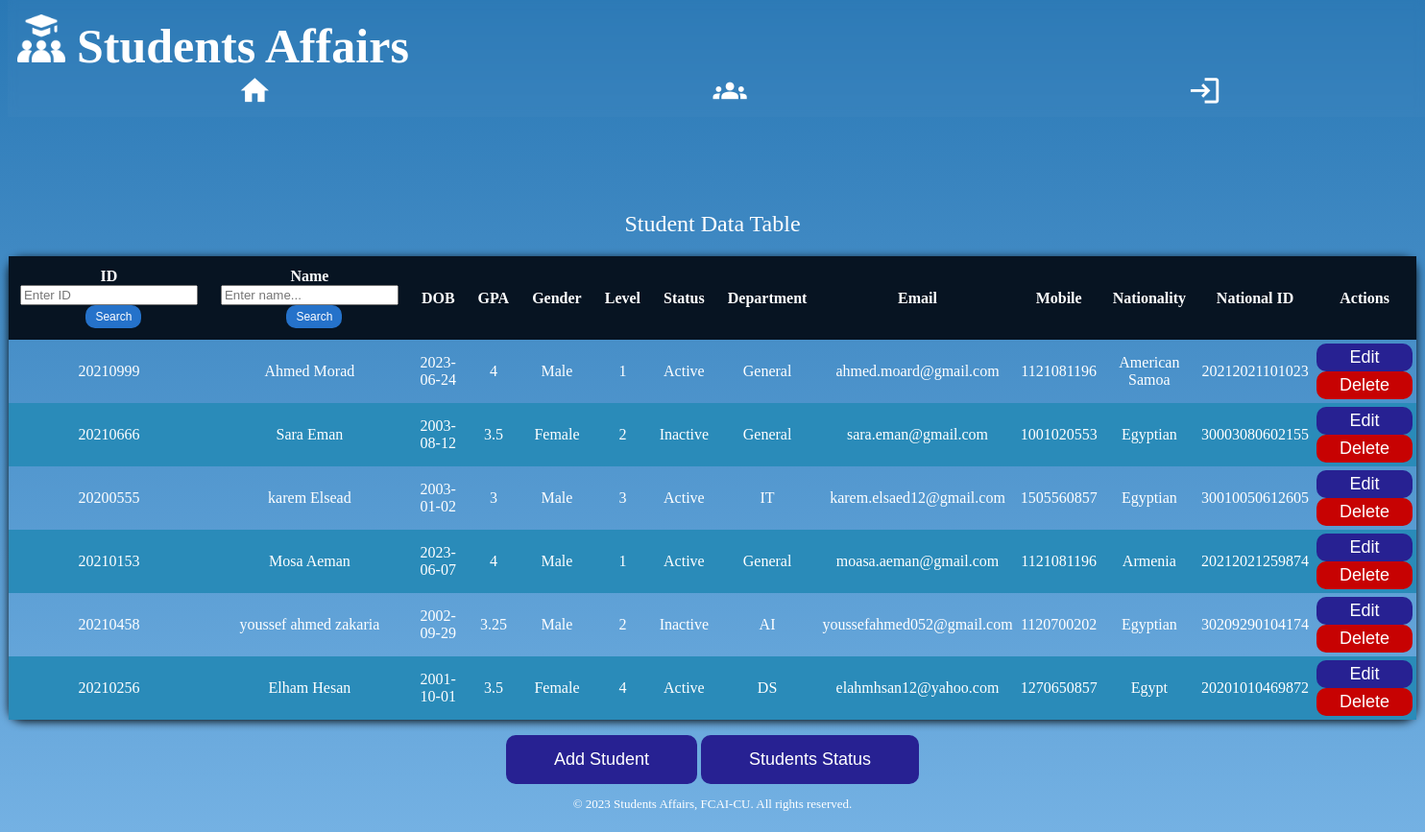
The page /dash_board/ on the database its author committed.
### student/models.py (models this page shows, shortened)
class Data_Student(models.Model):
    StuID = models.IntegerField()
    StuName = models.CharField(max_length=255)
    DOB = models.CharField(max_length=255)
    GPA = models.CharField(max_length=255)
    Gender = models.CharField(max_length=255)
    level = models.IntegerField()
    Status = models.CharField(max_length=255)
    Department = models.CharField(max_length=255)
    Email = models.CharField(max_length=255)
    Mobile = models.IntegerField()
    Nationality = models.CharField(max_length=255)
    NationalityID = models.IntegerField(null=True)

### student/views.py (the view)
# urls.py: path('dash_board/', views.dashboard_view, name='dashboard'),
def dashboard_view(request):
    students = Data_Student.objects.all()
    return render(request, 'DashBoard.html', {'students': students})

### student/templates/DashBoard.html (shortened to what this page needs)
{% extends 'base.html'%}
{% load static %}
{% block content %}
<table class="std-table">
    <caption>Student Data Table<br></caption>
    <thead class="header-info">
        <tr>
            <th class="form-in-table">ID
                <input type="number" id="search_Id" name="search_Id" placeholder="Enter ID" required>
                <button id="search_Id-btn">Search</button>
            </th>
            <th class="form-in-table">Name
                <input type="text" id="search_Name" name="search_Name" placeholder="Enter name..." required>
                <button id="search_Name-btn">Search</button>
            </th>
            <th>DOB</th>
            <th>GPA</th>
            <th>Gender</th>
            <th>Level</th>
            <th>Status</th>
            <th>Department</th>
            <th>Email</th>
            <th>Mobile</th>
            <th>Nationality</th>
            <th>National ID</th>
            <th>Actions</th>
        </tr>
    </thead>
    <tbody class="records">
        {% for student in students %}
        <tr>
            <td>{{ student.StuID }}</td>
            <td>{{ student.StuName}}</td>
            <td>{{ student.DOB }}</td>
            <td>{{ student.GPA }}</td>
            <td>{{ student.Gender }}</td>
            <td>{{ student.level }}</td>
            <td>{{ student.Status }}</td>
            <td>{{ student.Department }}</td>
            <td>{{ student.Email }}</td>
            <td>{{ student.Mobile }}</td>
            <td>{{ student.Nationality }}</td>
            <td>{{ student.NationalityID }}</td>
            <td><button class="button-edit" data-index="{{ student.id }}">Edit</button>
                <button class="button-delete" data-index="{{ student.StuID }}">Delete</button>
            </td>
        </tr>
        {% endfor %}
    </tbody>
</table>
<div class="add-status-buttons">
    <a href="/add_student"><button>Add Student</button></a>
    <a href="/in_acitve_student"><button>Students Status</button></a>
</div>
{% endblock content %}

### student/static/style.css (style rules this page uses)
html { background-image: linear-gradient(to bottom, #2978b5, #4e94cc, #74b1e3); background-repeat: no-repeat; background-attachment: fixed; }
body { height: 100%; display: flex; flex-direction: column; color: #ffffff; font-family: "Microsoft Sans Serif"; margin-top: 200px; }
a { text-decoration: none; color: #ffffff; }
table { margin-left: auto; margin-right: auto; margin-bottom: 16px; text-align: center; width: 90%; border-collapse: collapse; box-shadow: 0 2px 10px rgba(0, 0, 0, 0.9); border-radius: 15px; }
caption { margin: 20px; font-size: x-large; }
thead { background-color: #2d3e50; color: #ffffff; }
th { background-color: #071422; color: #ffffff; text-align: center; padding: 12px; }
.std-table td { padding: 4px; text-align: center; }
tr:nth-child(even) { background-color: #2a8bb9; }
button { display: inline; background-color: #272192; color: #ffffff; padding: 15px 50px; border: none; border-radius: 10px; cursor: pointer; margin: 0 auto; font-size: large; transition: background-color 0.3s ease-in-out; }
.button-edit, .button-delete { color: #ffffff; padding: 4px 16px; border: none; border-radius: 10px; cursor: pointer; width: 100px }
.button-edit { background-color: #272192; }
.button-delete { background-color: #c70202; }
.add-status-buttons, .back { text-align: center; }
#search_Id-btn, #search_Name-btn { margin-left: 10px; padding: 5px 10px; font-size: 12px; background-color: #2572ca; }

### rows shown on the page
Data_Student: StuID "20210999", StuName "Ahmed Morad", DOB "2023-06-24", GPA "4", Gender "Male", level "1", Status "Active", Department "General", Email "ahmed.moard@gmail.com", Mobile "1121081196", Nationality "American Samoa", NationalityID "20212021101023"
Data_Student: StuID "20210666", StuName "Sara Eman", DOB "2003-08-12", GPA "3.5", Gender "Female", level "2", Status "Inactive", Department "General", Email "sara.eman@gmail.com", Mobile "1001020553", Nationality "Egyptian", NationalityID "30003080602155"
Data_Student: StuID "20200555", StuName "karem Elsead", DOB "2003-01-02", GPA "3", Gender "Male", level "3", Status "Active", Department "IT", Email "karem.elsaed12@gmail.com", Mobile "1505560857", Nationality "Egyptian", NationalityID "30010050612605"
Data_Student: StuID "20210153", StuName "Mosa Aeman", DOB "2023-06-07", GPA "4", Gender "Male", level "1", Status "Active", Department "General", Email "moasa.aeman@gmail.com", Mobile "1121081196", Nationality "Armenia", NationalityID "20212021259874"
Data_Student: StuID "20210458", StuName "youssef ahmed zakaria", DOB "2002-09-29", GPA "3.25", Gender "Male", level "2", Status "Inactive", Department "AI", Email "youssefahmed052@gmail.com", Mobile "1120700202", Nationality "Egyptian", NationalityID "30209290104174"
Data_Student: StuID "20210256", StuName "Elham Hesan", DOB "2001-10-01", GPA "3.5", Gender "Female", level "4", Status "Active", Department "DS", Email "elahmhsan12@yahoo.com", Mobile "1270650857", Nationality "Egypt", NationalityID "20201010469872"
